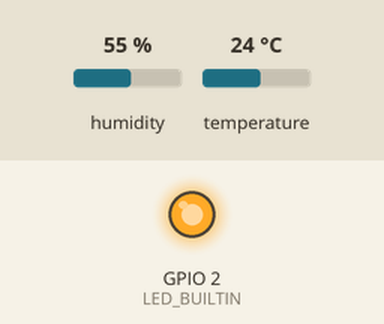
Simulated run of this sketch. Board: ESP8266 (NodeMCU). Shown: output pins drawn as LEDs (lit = HIGH, except the on-board LED, lit = LOW). The test bench sets the inputs (shaded band); at power-on: humidity 55 %, temperature 24 °C. WiFi joins after 1.5 s; servers stay silent unless stated; uploads are accepted with an empty reply; random numbers use the default seed unless the sketch sets one; what the sketch prints to the serial monitor is not drawn. At 1.8 s the program puts the board to deep sleep or switches it off; the recording ends there.

Above: at 0.1 s.
Timing chart, 0 to 1.8 s (numbered marks = the images above):
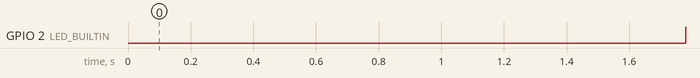

Measured:
- by itself, GPIO 2 (LED_BUILTIN): LOW → HIGH at 1.8 s

The sketch:

NodeMCUv3_SHT21_PMSA003_PMSerial_deepsleep.ino
```cpp
#ifdef ESP32
  #include <WiFi.h>
  #include <HTTPClient.h>
#else
  #include <ESP8266WiFi.h>
  #include <ESP8266HTTPClient.h>
  #include <WiFiClient.h>
#endif

#include <Wire.h>
#include <SHT21.h>
SHT21 sht;

#define uS_TO_S_FACTOR 1000000  /* Conversion factor for micro seconds to seconds */
#define TIME_TO_SLEEP  598        /* Time ESP will go to sleep (in seconds) */

// WiFi Connect
const char* ssid     = "SookYenFarm";    // SSID Wifi
const char* password = "0863741677";   // Password Wifi
const char* host = "http://tonofarm.herokuapp.com/esp-post-data.php";
const char* api   = "tonofarm.io";  //API Key
String sensorLocation = "12.7581423,102.1468503";

long timeout; // Time to WiFi Connect

float t;
float h;
float p;

// Check I2C Cable
byte error;
byte address = 64; // SHT21 0x40

// Chip ID
unsigned long chipId = ESP.getChipId();

// VBatt
ADC_MODE(ADC_VCC); // ESP8266 Only
float vbatt;

// RSSI (WiFi Signal)
long rssi;

void connect() {
  // We start by connecting to a WiFi network
  Serial.println();
  Serial.println();
  Serial.print("Connecting to ");
  Serial.println(ssid);
  WiFi.begin(ssid, password);
  while (WiFi.status() != WL_CONNECTED) {
    delay(500);
    Serial.print(".");
    timeout = millis();
    Serial.println(timeout);

    // Time Out got deep_sleep_mode save battery
    if (timeout > 30000) {
      Serial.print("TIME_OUT: ");
      Serial.println(timeout);
      Serial.print("Sleeping ");
      Serial.print(TIME_TO_SLEEP);
      Serial.println(" seconds ..");
      ESP.deepSleep(TIME_TO_SLEEP * uS_TO_S_FACTOR);
    }
  }
  Serial.println("");
  Serial.println("WiFi connected");
  Serial.println("IP address: ");
  Serial.println(WiFi.localIP());
  Serial.println("--------------------");

  // Temp (SHT21)
  Wire.beginTransmission(address);
  error = Wire.endTransmission();
  Serial.print("I2C Error Code:");
  Serial.println(error);

  // Check Error Code
  if (error == 0) {
    Serial.print("I2C device found at address 0x");
    if (address<16) {
      Serial.print("0");
    }
    Serial.println(address,HEX);

    t = sht.getTemperature();
    h = sht.getHumidity();

    Serial.print("Temperature(C): ");
    Serial.println(t);
    Serial.print("Humidity(%RH): ");
    Serial.println(h);
    Serial.println("--------------------");
  }
  else if (error==1) {
    Serial.println("Please check I2C cable");
    // Random SHT21 Sensor Value for Testing
    t = random(20, 30);
    h = random(50, 100);
  }
  else if (error==2) {
    Serial.println("Please check I2C cable");
    // Random SHT21 Sensor Value for Testing
    t = random(20, 30);
    h = random(50, 100);
  }
  else if (error==3) {
    Serial.println("Please check Power cable");
    // Random SHT21 Sensor Value for Testing
    t = random(20, 30);
    h = random(50, 100);
  }
  else if (error==4) {
    Serial.print("Unknow error at address 0x");
    if (address<16) {
      Serial.print("0");
    }
    Serial.println(address,HEX);
  }

  // Chip ID
  Serial.print("Chip ID: ");
  Serial.println(chipId);

  // VCC
  vbatt = ESP.getVcc() / 1000.0F;
  Serial.print("VCC: ");
  Serial.println(vbatt);

  // Wi-Fi Signal
  rssi = WiFi.RSSI();
  Serial.print("WiFi Signal: ");
  Serial.println(rssi);
  Serial.println("--------------------");

  Serial.print("connecting to ");
  Serial.println(host);

  // Show Connect Status
  digitalWrite(LED_BUILTIN, LOW);   // turn the LED on (HIGH is the voltage level)
  //delay(1000);
  Serial.println("LED ON");

  HTTPClient http;
  http.begin(host);

  // Specify content-type header
  http.addHeader("Content-Type", "application/x-www-form-urlencoded");

  // We now create a URI for the request
  String httpRequestData = "api_key=";
  httpRequestData += api;
  httpRequestData += "&sensor=";
  httpRequestData += chipId;
  httpRequestData += "&location=";
  httpRequestData += sensorLocation;
  httpRequestData += "&value1=";
  httpRequestData += t;
  httpRequestData += "&value2=";
  httpRequestData += h;
  httpRequestData += "&value3=";
  httpRequestData += p;
  httpRequestData += "&value4=";
  httpRequestData += rssi;
  httpRequestData += "&value5=";
  httpRequestData += vbatt;

  Serial.print("httpRequestData: ");
  Serial.println(httpRequestData);

  // Send HTTP POST request
  int httpResponseCode = http.POST(httpRequestData);

  if (httpResponseCode>0) {
    Serial.print("HTTP Response code: ");
    Serial.println(httpResponseCode);
  }
  else {
    Serial.print("Error code: ");
    Serial.println(httpResponseCode);
  }
   // Free resources
  http.end();
  digitalWrite(LED_BUILTIN, HIGH);
  //delay(1000);
  Serial.println("LED OFF");
}

void setup() {
  Serial.begin(115200);
  Wire.begin();
  pinMode(LED_BUILTIN, OUTPUT);
  Serial.setTimeout(2000);
  // Wait for serial to initialize.
  while (!Serial) { }

  Serial.println("Device Started");
  Serial.println("-------------------------------------");
  Serial.println("Running Deep Sleep Firmware!");
  Serial.println("-------------------------------------");

  connect();

  Serial.print("Sleeping ");
  Serial.print(TIME_TO_SLEEP);
  Serial.println(" seconds ..");
  // Deep Sleep TIME_TO_SLEEP seconds
  ESP.deepSleep(TIME_TO_SLEEP * uS_TO_S_FACTOR); // 60e6 is 60 microsecondsESP.
}

void loop() {
}
```
